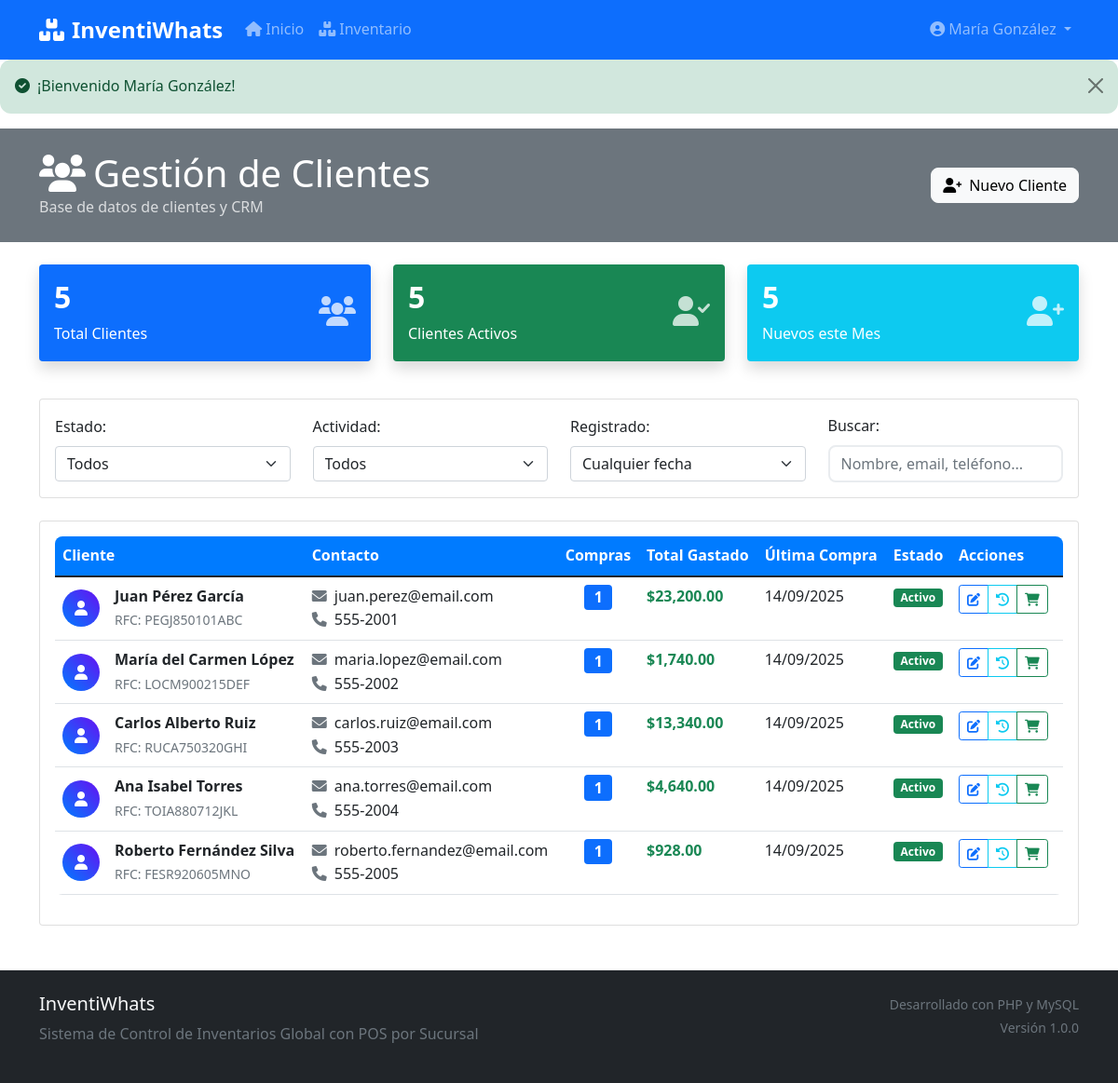
The page /admin/customers (signed in) on the database its author committed.
### tables this page shows
CREATE TABLE `customers` (
  `id` int(11) NOT NULL AUTO_INCREMENT,
  `name` varchar(100) NOT NULL,
  `email` varchar(100),
  `phone` varchar(20),
  `address` text,
  `tax_id` varchar(50),
  `loyalty_points` int(11) DEFAULT 0,
  `total_purchases` decimal(10,2) DEFAULT 0.00,
  `status` enum('active','inactive') DEFAULT 'active',
  `created_at` timestamp NOT NULL DEFAULT CURRENT_TIMESTAMP,
  `updated_at` timestamp NOT NULL DEFAULT CURRENT_TIMESTAMP ON UPDATE CURRENT_TIMESTAMP,
  PRIMARY KEY (`id`),
  UNIQUE KEY `unique_email` (`email`)
);

### controllers/AdminController.php (called while the page is built, shortened)
<?php
class AdminController extends Controller {
    public function customers() {
        $data = [
            'title' => 'Gestión de Clientes - InventiWhats Admin',
            'page' => 'customers'
        ];
        try {
            $db = getDBConnection();
            $stmt = $db->query("
                SELECT c.*,
                       COUNT(s.id) as total_purchases,
                       COALESCE(SUM(s.total), 0) as total_spent,
                       MAX(s.sale_date) as last_purchase
                FROM customers c
                LEFT JOIN sales s ON c.id = s.customer_id AND s.status = 'completed'
                GROUP BY c.id, c.name, c.email, c.phone, c.address,
                         c.tax_id, c.status, c.created_at
                ORDER BY c.created_at DESC
            ");
            $data['customers'] = $stmt->fetchAll();
            $stmt = $db->query("
                SELECT
                    COUNT(*) as total_customers,
                    COUNT(CASE WHEN status = 'active' THEN 1 END) as active_customers,
                    COUNT(CASE WHEN created_at >= DATE_SUB(NOW(), INTERVAL 30 DAY) THEN 1 END) as new_this_month
                FROM customers
            ");
            $data['stats'] = $stmt->fetch();
        } catch (Exception $e) {
            $data['error'] = 'Error al cargar clientes: ' . $e->getMessage();
            $data['customers'] = [];
            $data['stats'] = ['total_customers' => 0, 'active_customers' => 0, 'new_this_month' => 0];
        }
        $this->view('admin/customers', $data);
    }
}
?>

### index.php (called while the page is built, shortened)
<?php
require_once ROOT_PATH . '/config/config.php';
$router = new Router();
$router->get('/', 'HomeController@index');
$router->get('/admin', 'AdminController@dashboard');
$router->get('/admin/login', 'AdminController@login');
$router->post('/admin/login', 'AdminController@doLogin');
$router->get('/admin/logout', 'AdminController@logout');
$router->get('/admin/products', 'AdminController@products');
$router->get('/admin/inventory', 'AdminController@inventory');
$router->get('/admin/sales', 'AdminController@sales');
$router->get('/admin/customers', 'AdminController@customers');
$router->get('/admin/reports', 'AdminController@reports');
$router->get('/pos', 'POSController@index');
$router->get('/inventario', 'PublicController@inventory');
$router->get('/test-connection', 'TestController@connection');
$router->dispatch();
?>

### config/config.php (called while the page is built, shortened)
<?php
function formatCurrency($amount) {
    return '$' . number_format($amount, 2, '.', ',');
}
?>

### views/admin/customers.php (the view, shortened to what this page needs)
<div class="bg-secondary text-white py-4">
    <div class="container">
        <div class="row align-items-center">
            <div class="col-md-6">
                <h1 class="mb-0">
                    <i class="fas fa-users me-2"></i>Gestión de Clientes
                </h1>
                <p class="mb-0 opacity-75">Base de datos de clientes y CRM</p>
            </div>
            <div class="col-md-6 text-md-end">
                <button class="btn btn-light" data-bs-toggle="modal" data-bs-target="#addCustomerModal">
                    <i class="fas fa-user-plus me-2"></i>Nuevo Cliente
                </button>
            </div>
        </div>
    </div>
</div>
<div class="container my-4">
    <?php if (isset($error)): ?>
        <div class="alert alert-danger">
            <i class="fas fa-exclamation-circle me-2"></i>
            <?php echo $error; ?>
        </div>
    <?php else: ?>
        <div class="row mb-4">
            <div class="col-lg-4 col-md-6 mb-3">
                <div class="card bg-primary text-white border-0 shadow">
                    <div class="card-body">
                        <div class="d-flex align-items-center">
                            <div class="flex-grow-1">
                                <h2 class="fw-bold"><?php echo $stats['total_customers']; ?></h2>
                                <p class="mb-0">Total Clientes</p>
                            </div>
                            <div class="ms-3">
                                <i class="fas fa-users fa-2x opacity-75"></i>
                            </div>
                        </div>
                    </div>
                </div>
            </div>
            <div class="col-lg-4 col-md-6 mb-3">
                <div class="card bg-success text-white border-0 shadow">
                    <div class="card-body">
                        <div class="d-flex align-items-center">
                            <div class="flex-grow-1">
                                <h2 class="fw-bold"><?php echo $stats['active_customers']; ?></h2>
                                <p class="mb-0">Clientes Activos</p>
                            </div>
                            <div class="ms-3">
                                <i class="fas fa-user-check fa-2x opacity-75"></i>
                            </div>
                        </div>
                    </div>
                </div>
            </div>
            <div class="col-lg-4 col-md-6 mb-3">
                <div class="card bg-info text-white border-0 shadow">
                    <div class="card-body">
                        <div class="d-flex align-items-center">
                            <div class="flex-grow-1">
                                <h2 class="fw-bold"><?php echo $stats['new_this_month']; ?></h2>
                                <p class="mb-0">Nuevos este Mes</p>
                            </div>
                            <div class="ms-3">
                                <i class="fas fa-user-plus fa-2x opacity-75"></i>
                            </div>
                        </div>
                    </div>
                </div>
            </div>
        </div>
        <div class="card mb-4">
            <div class="card-body">
                <div class="row align-items-center">
                    <div class="col-md-3">
                        <label for="statusFilter" class="form-label">Estado:</label>
                        <select class="form-select" id="statusFilter">
                            <option value="">Todos</option>
                        </select>
                    </div>
                    <div class="col-md-3">
                        <label for="purchaseFilter" class="form-label">Actividad:</label>
                        <select class="form-select" id="purchaseFilter">
                            <option value="">Todos</option>
                        </select>
                    </div>
                    <div class="col-md-3">
                        <label for="dateFilter" class="form-label">Registrado:</label>
                        <select class="form-select" id="dateFilter">
                            <option value="">Cualquier fecha</option>
                        </select>
                    </div>
                    <div class="col-md-3">
                        <label for="searchCustomer" class="form-label">Buscar:</label>
                        <input type="text" class="form-control" id="searchCustomer"
                               placeholder="Nombre, email, teléfono...">
                    </div>
                </div>
            </div>
        </div>
        <div class="card">
            <div class="card-body">
                <div class="table-responsive">
                    <table class="table table-hover" id="customersTable">
                        <thead class="table-light">
                            <tr>
                                <th>Cliente</th>
                                <th>Contacto</th>
                                <th>Compras</th>
                                <th>Total Gastado</th>
                                <th>Última Compra</th>
                                <th>Estado</th>
                                <th width="120">Acciones</th>
                            </tr>
                        </thead>
                        <tbody>
                            <?php foreach ($customers as $customer): ?>
                            <tr data-status="<?php echo $customer['status']; ?>"
                                data-purchases="<?php echo $customer['total_purchases'] > 0 ? 'with_purchases' : 'no_purchases'; ?>"
                                data-created="<?php echo $customer['created_at']; ?>">
                                <td>
                                    <div class="d-flex align-items-center">
                                        <div class="avatar-circle me-3">
                                            <i class="fas fa-user"></i>
                                        </div>
                                        <div>
                                            <div class="fw-bold">
                                                <?php echo htmlspecialchars($customer['name']); ?>
                                            </div>
                                            <?php if ($customer['tax_id']): ?>
                                                <small class="text-muted">
                                                    RFC: <?php echo htmlspecialchars($customer['tax_id']); ?>
                                                </small>
                                            <?php endif; ?>
                                        </div>
                                    </div>
                                </td>
                                <td>
                                    <div>
                                        <?php if ($customer['email']): ?>
                                            <i class="fas fa-envelope me-1 text-muted"></i>
                                            <?php echo htmlspecialchars($customer['email']); ?><br>
                                        <?php endif; ?>
                                        <?php if ($customer['phone']): ?>
                                            <i class="fas fa-phone me-1 text-muted"></i>
                                            <?php echo htmlspecialchars($customer['phone']); ?>
                                        <?php endif; ?>
                                    </div>
                                </td>
                                <td>
                                    <div class="text-center">
                                        <span class="badge bg-primary fs-6">
                                            <?php echo $customer['total_purchases']; ?>
                                        </span>
                                    </div>
                                </td>
                                <td>
                                    <strong class="text-success">
                                        <?php echo formatCurrency($customer['total_spent']); ?>
                                    </strong>
                                </td>
                                <td>
                                    <?php if ($customer['last_purchase']): ?>
                                        <?php echo date('d/m/Y', strtotime($customer['last_purchase'])); ?>
                                    <?php else: ?>
                                        <em class="text-muted">Nunca</em>
                                    <?php endif; ?>
                                </td>
                                <td>
                                    <?php if ($customer['status'] === 'active'): ?>
                                        <span class="badge bg-success">Activo</span>
                                    <?php else: ?>
                                        <span class="badge bg-secondary">Inactivo</span>
                                    <?php endif; ?>
                                </td>
                                <td>
                                    <div class="btn-group btn-group-sm">
                                        <button class="btn btn-outline-primary"
                                                title="Editar Cliente"
                                                onclick="editCustomer(<?php echo $customer['id']; ?>)">
                                            <i class="fas fa-edit"></i>
                                        </button>
                                        <button class="btn btn-outline-info"
                                                title="Ver Historial"
                                                onclick="viewCustomerHistory(<?php echo $customer['id']; ?>)">
                                            <i class="fas fa-history"></i>
                                        </button>
                                        <button class="btn btn-outline-success"
                                                title="Nueva Venta"
                                                onclick="newSaleForCustomer(<?php echo $customer['id']; ?>)">
                                            <i class="fas fa-shopping-cart"></i>
                                        </button>
                                    </div>
                                </td>
                            </tr>
                            <?php endforeach; ?>
                        </tbody>
                    </table>
                </div>
            </div>
        </div>
    <?php endif; ?>
</div>

### assets/css/style.css (style rules this page uses)
:root { --primary-color: #007bff; --secondary-color: #6c757d; --success-color: #28a745; --info-color: #17a2b8; --warning-color: #ffc107; --danger-color: #dc3545; --light-color: #f8f9fa; --dark-color: #343a40; }
body { font-family: 'Segoe UI', Tahoma, Geneva, Verdana, sans-serif; line-height: 1.6; }
.card { transition: all 0.3s ease; }
.btn { font-weight: 500; border-radius: 0.5rem; transition: all 0.3s ease; }
.form-control { border-radius: 0.5rem; border: 2px solid #e9ecef; transition: all 0.3s ease; }
.table { border-radius: 0.5rem; overflow: hidden; }
.table thead th { background-color: var(--primary-color); color: white; border: none; font-weight: 600; }
.table tbody tr { transition: all 0.3s ease; }

### views/admin/customers.php (style rules this page uses)
.avatar-circle { width: 40px; height: 40px; border-radius: 50%; background: linear-gradient(45deg, #007bff, #6610f2); display: flex; align-items: center; justify-content: center; color: white; }

### rows shown on the page
customers: name "Juan Pérez García", tax "PEGJ850101ABC", email "juan.perez@email.com", phone "555-2001", total_purchases "1", total_spent "$23,200.00", last_purchase "14/09/2025", status "Activo"
customers: name "María del Carmen López", tax "LOCM900215DEF", email "maria.lopez@email.com", phone "555-2002", total_purchases "1", total_spent "$1,740.00", last_purchase "14/09/2025", status "Activo"
customers: name "Carlos Alberto Ruiz", tax "RUCA750320GHI", email "carlos.ruiz@email.com", phone "555-2003", total_purchases "1", total_spent "$13,340.00", last_purchase "14/09/2025", status "Activo"
customers: name "Ana Isabel Torres", tax "TOIA880712JKL", email "ana.torres@email.com", phone "555-2004", total_purchases "1", total_spent "$4,640.00", last_purchase "14/09/2025", status "Activo"
customers: name "Roberto Fernández Silva", tax "FESR920605MNO", email "roberto.fernandez@email.com", phone "555-2005", total_purchases "1", total_spent "$928.00", last_purchase "14/09/2025", status "Activo"

### other values the page prints
$_SESSION['user_name'] "María González"
$flash_success "¡Bienvenido María González!"
$stats['total_customers'] "5"
$stats['active_customers'] "5"
$stats['new_this_month'] "5"
APP_VERSION "1.0.0"
